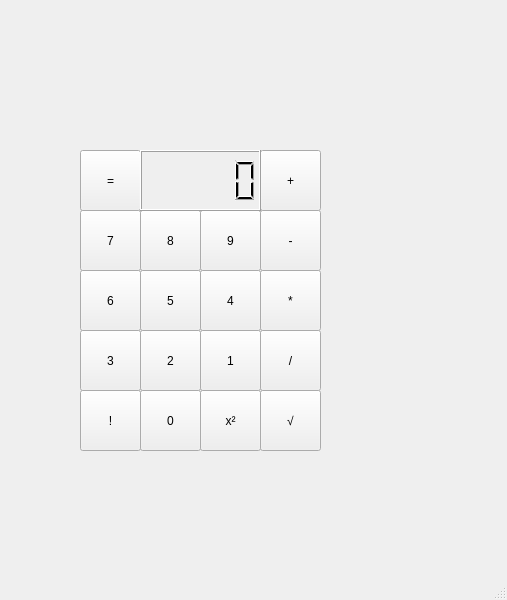
<?xml version="1.0" encoding="UTF-8"?>
<ui version="4.0">
 <class>MainWindow</class>
 <widget class="QMainWindow" name="MainWindow">
  <property name="geometry">
   <rect>
    <x>0</x>
    <y>0</y>
    <width>507</width>
    <height>600</height>
   </rect>
  </property>
  <property name="windowTitle">
   <string>MainWindow</string>
  </property>
  <widget class="QWidget" name="centralwidget">
   <widget class="QPushButton" name="pushButton">
    <property name="geometry">
     <rect>
      <x>80</x>
      <y>210</y>
      <width>61</width>
      <height>61</height>
     </rect>
    </property>
    <property name="text">
     <string>7</string>
    </property>
   </widget>
   <widget class="QPushButton" name="pushButton_2">
    <property name="geometry">
     <rect>
      <x>140</x>
      <y>210</y>
      <width>61</width>
      <height>61</height>
     </rect>
    </property>
    <property name="text">
     <string>8</string>
    </property>
   </widget>
   <widget class="QPushButton" name="pushButton_3">
    <property name="geometry">
     <rect>
      <x>200</x>
      <y>210</y>
      <width>61</width>
      <height>61</height>
     </rect>
    </property>
    <property name="text">
     <string>9</string>
    </property>
   </widget>
   <widget class="QPushButton" name="pushButton_4">
    <property name="geometry">
     <rect>
      <x>200</x>
      <y>270</y>
      <width>61</width>
      <height>61</height>
     </rect>
    </property>
    <property name="text">
     <string>4</string>
    </property>
   </widget>
   <widget class="QPushButton" name="pushButton_5">
    <property name="geometry">
     <rect>
      <x>80</x>
      <y>270</y>
      <width>61</width>
      <height>61</height>
     </rect>
    </property>
    <property name="text">
     <string>6</string>
    </property>
   </widget>
   <widget class="QPushButton" name="pushButton_6">
    <property name="geometry">
     <rect>
      <x>140</x>
      <y>270</y>
      <width>61</width>
      <height>61</height>
     </rect>
    </property>
    <property name="text">
     <string>5</string>
    </property>
   </widget>
   <widget class="QPushButton" name="pushButton_7">
    <property name="geometry">
     <rect>
      <x>200</x>
      <y>330</y>
      <width>61</width>
      <height>61</height>
     </rect>
    </property>
    <property name="text">
     <string>1</string>
    </property>
   </widget>
   <widget class="QPushButton" name="pushButton_8">
    <property name="geometry">
     <rect>
      <x>80</x>
      <y>330</y>
      <width>61</width>
      <height>61</height>
     </rect>
    </property>
    <property name="text">
     <string>3</string>
    </property>
   </widget>
   <widget class="QPushButton" name="pushButton_9">
    <property name="geometry">
     <rect>
      <x>140</x>
      <y>330</y>
      <width>61</width>
      <height>61</height>
     </rect>
    </property>
    <property name="text">
     <string>2</string>
    </property>
   </widget>
   <widget class="QPushButton" name="pushButton_10">
    <property name="geometry">
     <rect>
      <x>140</x>
      <y>390</y>
      <width>61</width>
      <height>61</height>
     </rect>
    </property>
    <property name="text">
     <string>0</string>
    </property>
   </widget>
   <widget class="QPushButton" name="pushButton_11">
    <property name="geometry">
     <rect>
      <x>260</x>
      <y>150</y>
      <width>61</width>
      <height>61</height>
     </rect>
    </property>
    <property name="text">
     <string>+</string>
    </property>
   </widget>
   <widget class="QPushButton" name="pushButton_12">
    <property name="geometry">
     <rect>
      <x>260</x>
      <y>210</y>
      <width>61</width>
      <height>61</height>
     </rect>
    </property>
    <property name="text">
     <string>-</string>
    </property>
   </widget>
   <widget class="QPushButton" name="pushButton_13">
    <property name="geometry">
     <rect>
      <x>260</x>
      <y>270</y>
      <width>61</width>
      <height>61</height>
     </rect>
    </property>
    <property name="text">
     <string>*</string>
    </property>
   </widget>
   <widget class="QPushButton" name="pushButton_14">
    <property name="geometry">
     <rect>
      <x>260</x>
      <y>330</y>
      <width>61</width>
      <height>61</height>
     </rect>
    </property>
    <property name="text">
     <string>/</string>
    </property>
   </widget>
   <widget class="QPushButton" name="pushButton_15">
    <property name="geometry">
     <rect>
      <x>260</x>
      <y>390</y>
      <width>61</width>
      <height>61</height>
     </rect>
    </property>
    <property name="text">
     <string>√</string>
    </property>
   </widget>
   <widget class="QPushButton" name="pushButton_16">
    <property name="geometry">
     <rect>
      <x>200</x>
      <y>390</y>
      <width>61</width>
      <height>61</height>
     </rect>
    </property>
    <property name="text">
     <string>х²</string>
    </property>
   </widget>
   <widget class="QPushButton" name="pushButton_17">
    <property name="geometry">
     <rect>
      <x>80</x>
      <y>390</y>
      <width>61</width>
      <height>61</height>
     </rect>
    </property>
    <property name="text">
     <string>!</string>
    </property>
   </widget>
   <widget class="QPushButton" name="pushButton_18">
    <property name="geometry">
     <rect>
      <x>80</x>
      <y>150</y>
      <width>61</width>
      <height>61</height>
     </rect>
    </property>
    <property name="text">
     <string>=</string>
    </property>
   </widget>
   <widget class="QLCDNumber" name="lcdNumber">
    <property name="geometry">
     <rect>
      <x>140</x>
      <y>150</y>
      <width>121</width>
      <height>61</height>
     </rect>
    </property>
   </widget>
  </widget>
  <widget class="QMenuBar" name="menubar">
   <property name="geometry">
    <rect>
     <x>0</x>
     <y>0</y>
     <width>507</width>
     <height>21</height>
    </rect>
   </property>
  </widget>
  <widget class="QStatusBar" name="statusbar"/>
 </widget>
 <resources/>
 <connections/>
</ui>
